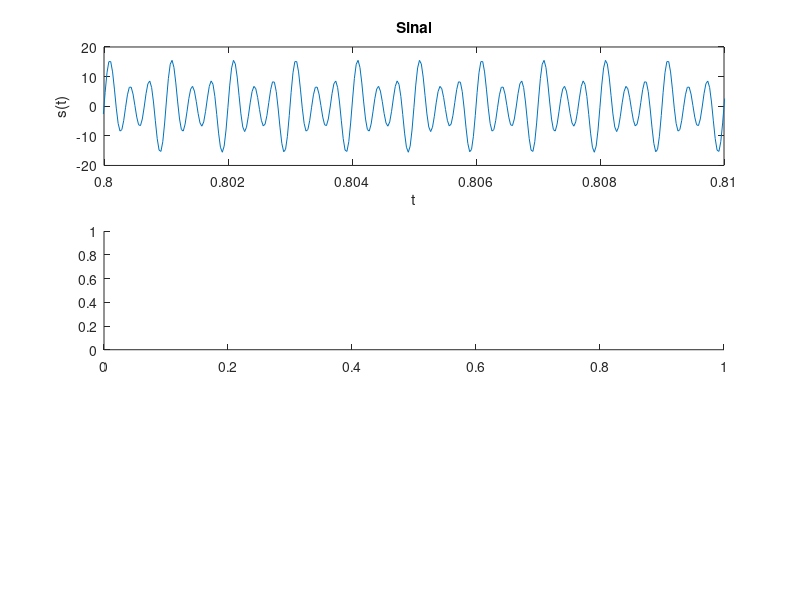

MATLAB code for this plot: (Note: this script raises an error after producing the figure.)
clear all
close all
tmin = 0;
tmax = 3;
L = 100000; %pontos
Ts=(tmax-tmin)/L;
Fs=1/Ts;
t=linspace(tmin,tmax,L);
s = 2*sin(2*pi*1000*t) + 5*sin(2*pi*2000*t) + 10*sin(2*pi*3000*t);
subplot(3,1,1),plot(t,s);axis([0.80 0.81 -20 20]);
title('Sinal')
xlabel('t')
ylabel('s(t)')
S = fft(s);
S = abs(S);
S=fftshift(S);
freq = Fs*(-(L/200):(L/200)-1)/L;
subplot(3,1,2),plot(freq,S)
title('Espectro de Amplitude de s(t)')
xlabel('f (Hz)')
ylabel('|S(f)|')
Sp=S(floor(L/2)+1:L);
freq = freq(floor(L/2)+1:L);
subplot(3,1,3),plot(freq,Sp)
title('Espectro de Amplitude de s(t)')
xlabel('f (Hz)')
ylabel('|S(f)|')